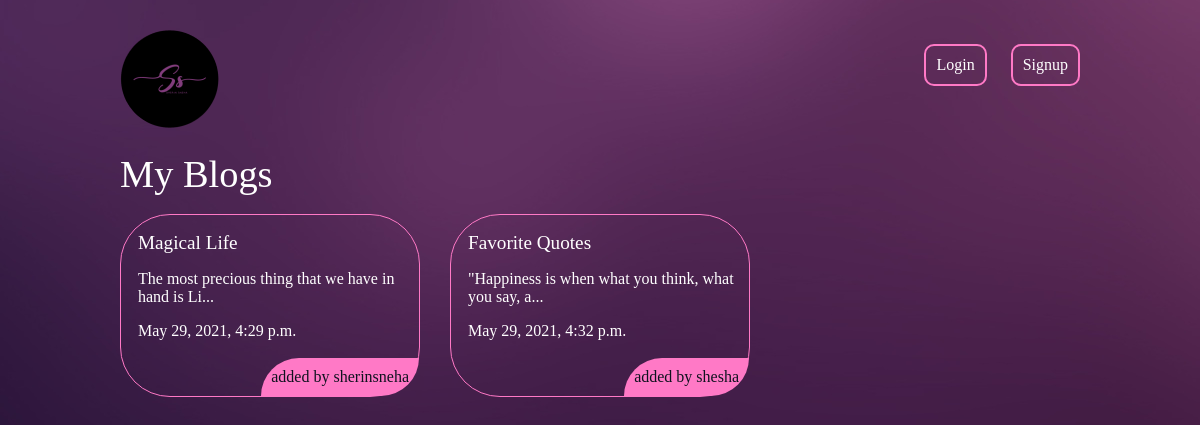
The app's page /articles/ with its own data.
### articles/models.py (models this page shows, shortened)
class Article(models.Model):
    title = models.CharField(max_length=100)
    slug = models.SlugField()
    body = models.TextField()
    date = models.DateTimeField(auto_now_add=True)
    thumb = models.ImageField(default='default.png', blank=True)
    author = models.ForeignKey(User, default=None, on_delete=models.DO_NOTHING)
    def snippet(self):
        return self.body[:50]+"..."

### articles/views.py (the view)
# urls.py: path('',views.article_list, name='list'),
def article_list(request):
    articles = Article.objects.all().order_by('date')
    return render(request, "articles/article_list.html", {'articles': articles})

### articles/templates/articles/article_list.html
{%extends "base_layout.html"%}
{% block content%}
<h1>My Blogs</h1>
<br>
<div class="articles">
  {% for article in articles %}
  <div class="article">
    <h2><a href="{% url 'articles:detail' slug=article.slug %}">{{article.title}}</a></h2>
    <p>{{article.snippet}}</p>
    <p>{{article.date}}</p>
    <p class="author">added by {{article.author.username}}</p>
  </div>
  {% endfor %}
</div>
{% endblock %}

### assets/styles.css (style rules this page uses)
body { background-color:#0f121f; background-image: url(/static/purple.png); background-repeat: no-repeat; color: #fff; }
body * { font-family: Ubuntu; }
h1, h2, h3, h4, h5 { font-weight: normal; margin: 0; }
a, a:hover, a:visited { color: #fff; text-decoration: none; }
div.wrapper h1 { font-size: 2.4em; }
.articles { display: grid; grid-template-columns: 1fr 1fr 1fr; grid-gap: 30px; }
.article { padding-bottom: 0px; padding-top: 17px; padding-left: 17px; border: 1px solid #ff79c6; position: relative; padding-bottom: 40px; border-radius: 50px 50px 50px 50px; }
.article h2 { font-size: 1.2em; }
.article .author { padding: 10px; background: #ff79c6; position: absolute; right: 0; bottom: 0; margin: 0; color: #0f121f; border-radius: 50px 0px 50px 0px; }

### records on screen
Article: title "Magical Life", snippet "The most precious thing that we have in hand is Li...", date "May 29, 2021, 4:29 p.m.", author.username "sherinsneha"
Article: title "Favorite Quotes", snippet "\"Happiness is when what you think, what you say, a...", date "May 29, 2021, 4:32 p.m.", author.username "shesha"
